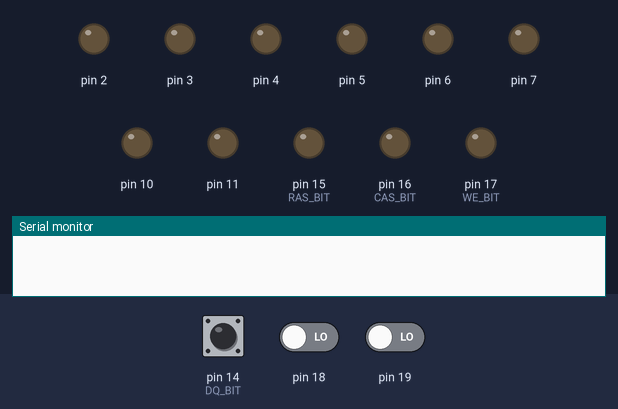
The sketch below on a simulated Arduino Uno, built with avr-gcc and run on an emulated ATmega328P. Parts: output pins drawn as LEDs (lit = HIGH), the last lines printed to the serial monitor. The inputs (shaded band) are chosen by the test bench; at power-on: pin 14 (DQ_BIT) HIGH, pin 18 LOW, pin 19 LOW. Pins used as bus, display or sensor lines are not drawn.

Above: at 0.1 s.
At 1.1 s:
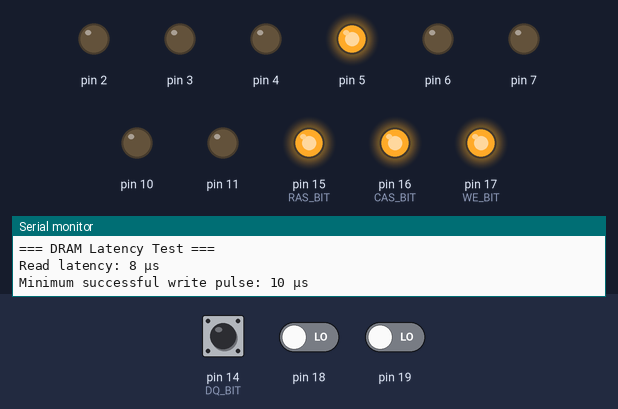
Timing chart, 0 to 2.6 s (numbered marks = the images above):
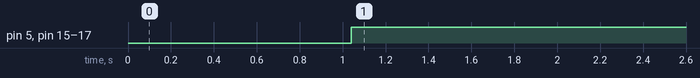

The sketch:

511000_latency.ino
```cpp
// DRAM I/O Latency Tester for HM511000 using Port Manipulation (Arduino Uno)

#define DQ_BIT     0      // A0 = PC0
#define RAS_BIT    1      // A1 = PC1
#define CAS_BIT    2      // A2 = PC2
#define WE_BIT     3      // A3 = PC3

#define ADDR_LOW_PORT PORTD // D0-D7 = A0-A7
#define ADDR_HIGH_PORT PORTB // D10 = PB2 = A8, D11 = PB3 = A9

#define DQ_IN()  (DDRC &= ~(1 << DQ_BIT))         // Input mode
#define DQ_OUT() (DDRC |=  (1 << DQ_BIT))         // Output mode
#define DQ_READ() ((PINC >> DQ_BIT) & 0x01)
#define DQ_WRITE(x) ((x) ? (PORTC |= (1 << DQ_BIT)) : (PORTC &= ~(1 << DQ_BIT)))

void setAddress(uint16_t addr) {
  ADDR_LOW_PORT = addr & 0xFF;
  if (addr & 0x0100) PORTB |= (1 << 2); else PORTB &= ~(1 << 2); // A8 = PB2
  if (addr & 0x0200) PORTB |= (1 << 3); else PORTB &= ~(1 << 3); // A9 = PB3
}

void dramWriteBit(uint16_t addr, bool value, uint16_t wePulseMicros) {
  DQ_OUT();
  DQ_WRITE(value);

  uint8_t row = (addr >> 8) & 0xFF;
  uint8_t col = addr & 0xFF;

  setAddress(row);
  PORTC &= ~(1 << RAS_BIT); // RAS low
  delayMicroseconds(1);

  setAddress(col);
  PORTC &= ~(1 << CAS_BIT); // CAS low
  delayMicroseconds(1);

  PORTC &= ~(1 << WE_BIT);  // WE low
  delayMicroseconds(wePulseMicros);
  PORTC |= (1 << WE_BIT);   // WE high

  PORTC |= (1 << CAS_BIT);  // CAS high
  PORTC |= (1 << RAS_BIT);  // RAS high
}

bool dramReadBit(uint16_t addr) {
  DQ_IN();

  uint8_t row = (addr >> 8) & 0xFF;
  uint8_t col = addr & 0xFF;

  setAddress(row);
  PORTC &= ~(1 << RAS_BIT);
  delayMicroseconds(1);

  setAddress(col);
  PORTC &= ~(1 << CAS_BIT);
  delayMicroseconds(1);

  bool val = DQ_READ();

  PORTC |= (1 << CAS_BIT);
  PORTC |= (1 << RAS_BIT);
  return val;
}

unsigned long measureReadLatency(uint16_t addr, bool expectedBit) {
  DQ_IN();

  uint8_t row = (addr >> 8) & 0xFF;
  uint8_t col = addr & 0xFF;

  setAddress(row);
  PORTC &= ~(1 << RAS_BIT);
  delayMicroseconds(1);

  setAddress(col);
  unsigned long t0 = micros();
  PORTC &= ~(1 << CAS_BIT);  // CAS low

  unsigned long tLatency = 9999;
  unsigned long timeout = 100;
  while ((micros() - t0) < timeout) {
    if (DQ_READ() == expectedBit) {
      tLatency = micros() - t0;
      break;
    }
  }

  PORTC |= (1 << CAS_BIT);
  PORTC |= (1 << RAS_BIT);
  return tLatency;
}

unsigned long findMinWorkingWritePulse(uint16_t addr, bool value) {
  for (uint16_t pulse = 10; pulse >= 1; pulse--) {
    dramWriteBit(addr, value, pulse);
    delayMicroseconds(5);
    bool result = dramReadBit(addr);
    if (result == value) {
      return pulse;
    }
  }
  return 9999;
}

void setup() {
  Serial.begin(115200);
  delay(1000);
  Serial.println("=== DRAM Latency Test ===");

  // Configure pins
  DDRC |= (1 << RAS_BIT) | (1 << CAS_BIT) | (1 << WE_BIT); // RAS, CAS, WE
  PORTC |= (1 << RAS_BIT) | (1 << CAS_BIT) | (1 << WE_BIT); // set high

  DDRD = 0xFF;  // A0-A7 outputs (PORTD)
  DDRB |= (1 << 2) | (1 << 3); // A8, A9 = PB2, PB3

  DDRC |= (1 << DQ_BIT); // DQ = output by default

  const uint16_t testAddr = 0x123; // Any address

  // First, write known bit
  dramWriteBit(testAddr, 1, 5);
  delayMicroseconds(5);

  unsigned long readLatency = measureReadLatency(testAddr, 1);
  Serial.print("Read latency: ");
  Serial.print(readLatency);
  Serial.println(" µs");

  // Find shortest successful WE pulse
  unsigned long minWrite = findMinWorkingWritePulse(testAddr, 1);
  Serial.print("Minimum successful write pulse: ");
  Serial.print(minWrite);
  Serial.println(" µs");
}

void loop() {}
```

Measured:
- by itself, pin 5, pin 15 (RAS_BIT), pin 16 (CAS_BIT), pin 17 (WE_BIT): LOW → HIGH at 1.0 s
